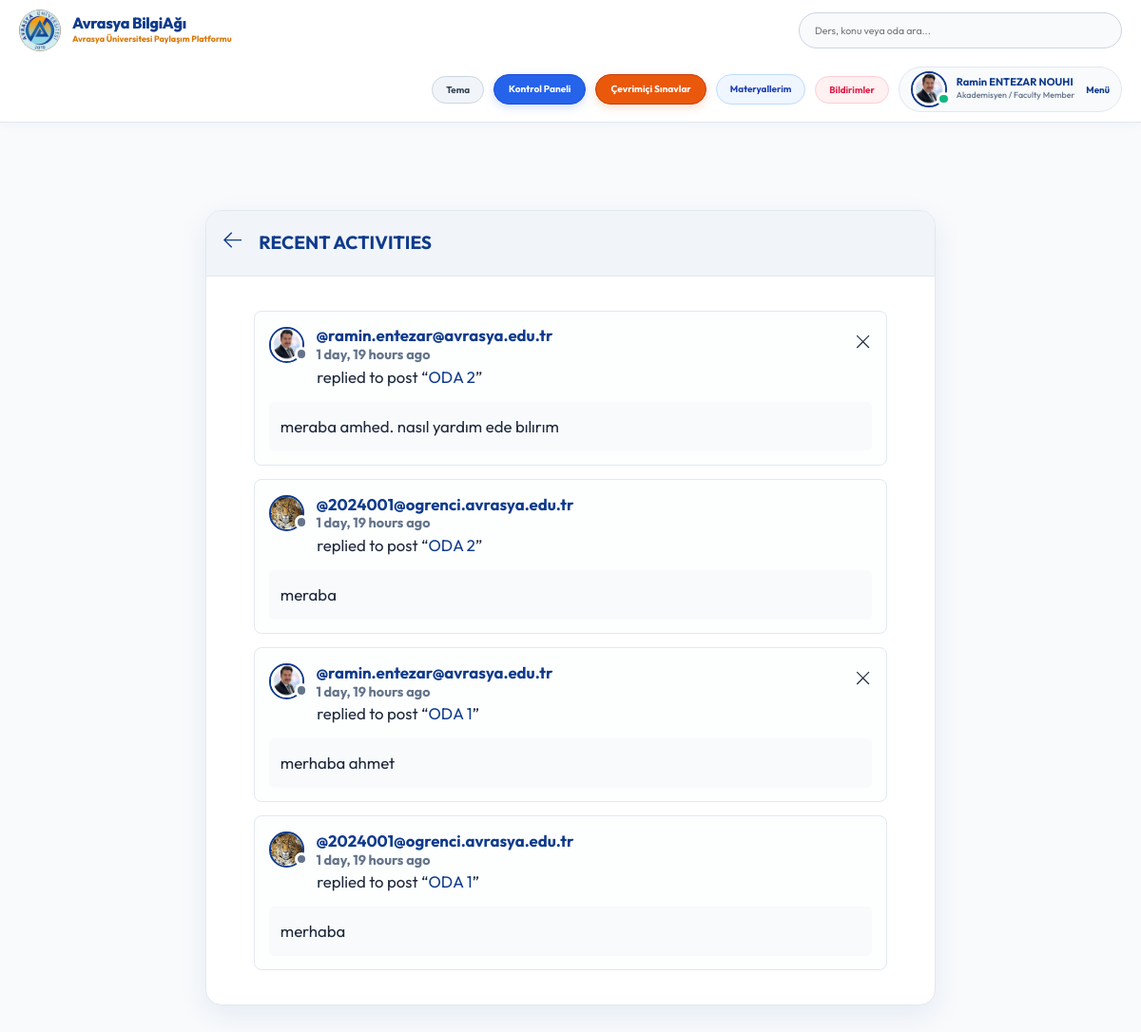
The app's page /activity/ (signed in) with its own data.
### base/models.py (models this page shows, shortened)
class User(AbstractUser):
    name = models.CharField(max_length=200, null=True, verbose_name="Ad Soyad")
    email = models.EmailField(unique=True, null=True, verbose_name="E-Posta Adresi")
    bio = models.TextField(null=True, verbose_name="Hakkımda (Biyografi)")
    avatar = models.ImageField(null=True, default="avatar.svg", verbose_name="Profil Fotoğrafı (Avatar)")
    student_id = models.CharField(max_length=50, null=True, blank=True, verbose_name="Öğrenci / Sicil No")
    department = models.CharField(max_length=100, choices=DEPARTMENT_CHOICES, default='Genel / Diğer', verbose_name="Fakülte / Bölüm")
    role = models.CharField(max_length=20, choices=ROLE_CHOICES, default='student', verbose_name="Akademik Rol")
    github_link = models.URLField(max_length=255, null=True, blank=True, verbose_name="GitHub Profili")
    linkedin_link = models.URLField(max_length=255, null=True, blank=True, verbose_name="LinkedIn Profili")
    objects = CustomUserManager()
    USERNAME_FIELD = 'email'
    REQUIRED_FIELDS = ['username']
    @property
    def unread_notifications_count(self):
        return self.notifications.filter(is_read=False).count()
    @property
    def unread_notifications(self):
        return self.notifications.filter(is_read=False)

class Message(models.Model):
    user = models.ForeignKey(User, on_delete=models.CASCADE)
    room = models.ForeignKey(Room, on_delete=models.CASCADE)
    body = models.TextField()
    is_verified_answer = models.BooleanField(default=False, verbose_name="Öğretim Üyesi Onaylı Cevap")
    updated = models.DateTimeField(auto_now=True)
    created = models.DateTimeField(auto_now_add=True)
    class Meta:
        ordering = ['-updated', '-created']

class Room(models.Model):
    host = models.ForeignKey(User, on_delete=models.SET_NULL, null=True)
    topic = models.ForeignKey(Topic, on_delete=models.SET_NULL, null=True, verbose_name="Bölüm / Akademik Konu")
    name = models.CharField(max_length=200, verbose_name="Çalışma Odası Adı")
    course_code = models.CharField(max_length=50, null=True, blank=True, verbose_name="Ders Kodu (örn: CENG201)")
    room_type = models.CharField(max_length=20, choices=ROOM_TYPE_CHOICES, default='general', verbose_name="Oda Türü")
    description = models.TextField(null=True, blank=True, verbose_name="Oda Açıklaması")
    participants = models.ManyToManyField(
        User, related_name='participants', blank=True)
    updated = models.DateTimeField(auto_now=True)
    created = models.DateTimeField(auto_now_add=True)
    class Meta:
        ordering = ['-updated', '-created']
    def __str__(self):
        return self.name

### base/views.py (the view, shortened to what this page needs)
# urls.py: path('activity/', views.activityPage, name="activity"),
@login_required(login_url='login')
def activityPage(request):
    room_messages = Message.objects.all()
    return render(request, 'base/activity.html', {'room_messages': room_messages})

### base/templates/base/activity.html
{% extends 'main.html' %}
{% block content %}
<main class="layout">
  <div class="container">
    <div class="layout__box">
      <div class="layout__boxHeader">
        <div class="layout__boxTitle">
          <a href="{% url 'home' %}">
            <svg version="1.1" xmlns="http://www.w3.org/2000/svg" width="32" height="32" viewBox="0 0 32 32">
              <title>arrow-left</title>
              <path
                d="M13.723 2.286l-13.723 13.714 13.719 13.714 1.616-1.611-10.96-10.96h27.625v-2.286h-27.625l10.965-10.965-1.616-1.607z">
              </path>
              </path>
            </svg>
          </a>
          <h3>Recent Activities</h3>
        </div>
      </div>
      <div class="activities-page layout__body">
        {% for message in room_messages %}
        <div class="activities__box">
          <div class="activities__boxHeader roomListRoom__header">
            <a href="{% url 'user-profile' message.user.id %}" class="roomListRoom__author">
              <div class="avatar avatar--small">
                <img src="{{message.user.avatar.url}}" />
              </div>
              <p>
                @{{message.user}}
                <span>{{message.created|timesince}} ago</span>
              </p>
            </a>
            {% if request.user == message.user %}
            <div class="roomListRoom__actions">
              <a href="{% url 'delete-message' message.id %}">
                <svg version="1.1" xmlns="http://www.w3.org/2000/svg" width="32" height="32" viewBox="0 0 32 32">
                  <title>remove</title>
                  <path
                    d="M27.314 6.019l-1.333-1.333-9.98 9.981-9.981-9.981-1.333 1.333 9.981 9.981-9.981 9.98 1.333 1.333 9.981-9.98 9.98 9.98 1.333-1.333-9.98-9.98 9.98-9.981z">
                  </path>
                </svg>
              </a>
            </div>
            {% endif %}
          </div>
          <div class="activities__boxContent">
            <p>replied to post “<a href="{% url 'room' message.room.id %}">{{message.room}}</a>”</p>
            <div class="activities__boxRoomContent">
              {{message.body}}
            </div>
          </div>
        </div>
        {% endfor %}
      </div>
    </div>
  </div>
</main>
{% endblock content %}

### templates/navbar.html (shortened to what this page needs)
{% load static %}
<header class="header header--loggedIn" style="background: #ffffff; border-bottom: 1px solid #e2e8f0; padding: 10px 0; position: sticky; top: 0; z-index: 999; box-shadow: 0 2px 10px rgba(15, 59, 140, 0.04);">
    <div class="container" style="display: flex; justify-content: space-between; align-items: center; gap: 16px; flex-wrap: wrap; width: 100%; max-width: 1400px; margin: 0 auto; padding: 0 20px;">
        <a href="{% url 'home' %}" class="header__logo" style="display: flex; align-items: center; gap: 12px; text-decoration: none; flex-shrink: 0;">
            <img src="{% static 'images/avrasya_logo.png' %}" alt="Avrasya University Logo" style="width: 44px; height: 44px; object-fit: contain; background: transparent; border: none; border-radius: 50%; flex-shrink: 0;" />
            <div style="white-space: nowrap;">
                <h1 style="margin: 0; font-weight: 800; font-size: 1.35rem; color: #0f3b8c; letter-spacing: -0.3px; line-height: 1.2; white-space: nowrap !important;">Avrasya BilgiAğı</h1>
                <span style="font-size: 0.75rem; color: #d97706; font-weight: 700; display: block; white-space: nowrap !important;">Avrasya Üniversitesi Paylaşım Platformu</span>
            </div>
        </a>
        <form class="header__search" method="GET" action="{% url 'home' %}" style="flex: 1 1 220px; max-width: 340px; margin: 0;">
            <div style="background: #f8fafc; border: 1px solid #cbd5e1; border-radius: 50px; padding: 6px 16px; display: flex; align-items: center; gap: 10px; width: 100%; height: 38px;">
                <input name="q" placeholder="Ders, konu veya oda ara..." style="background: transparent; border: none; outline: none; width: 100%; font-size: 0.88rem; color: #1e293b; padding: 0;" />
            </div>
        </form>
        <nav class="header__menu" style="display: flex; align-items: center; gap: 10px; flex-shrink: 0; margin-left: auto;">
            <button id="themeToggleBtn" onclick="toggleTheme()" title="Gece / Gündüz Modu" style="background: #f1f5f9; border: 1px solid #cbd5e1; padding: 7px 14px; border-radius: 50px; display: flex; align-items: center; justify-content: center; cursor: pointer; font-size: 0.82rem; font-weight: 700; transition: all 0.2s ease; color: #334155; flex-shrink: 0;">
                Tema
            </button>
            {% if request.user.is_authenticated %}
            <a href="{% url 'dashboard' %}" style="display: inline-flex; align-items: center; gap: 6px; background: #2563eb; color: #ffffff; border: 1px solid #1d4ed8; padding: 7px 15px; border-radius: 50px; font-weight: 700; font-size: 0.84rem; text-decoration: none; white-space: nowrap; box-shadow: 0 3px 10px rgba(37, 99, 235, 0.2); flex-shrink: 0;">
                Kontrol Paneli
            </a>
            {% endif %}
            <a href="{% url 'quizzes' %}" style="display: inline-flex; align-items: center; gap: 6px; background: #ea580c; color: #ffffff; border: 1px solid #c2410c; padding: 7px 15px; border-radius: 50px; font-weight: 700; font-size: 0.84rem; text-decoration: none; white-space: nowrap; box-shadow: 0 3px 10px rgba(234, 88, 12, 0.2); flex-shrink: 0;">
                Çevrimiçi Sınavlar
            </a>
            {% if request.user.is_authenticated %}
            <a href="{% url 'saved-resources' %}" title="Kaydedilen Materyallerim" style="display: flex; align-items: center; justify-content: center; background: #eff6ff; border: 1px solid #bfdbfe; color: #1e40af; padding: 7px 14px; border-radius: 50px; text-decoration: none; font-size: 0.82rem; font-weight: 700; flex-shrink: 0;">
                Materyallerim
            </a>
            <div style="position: relative; flex-shrink: 0;">
                <button onclick="const m=document.getElementById('notifModal'); m.style.display = m.style.display === 'none' ? 'block' : 'none';" title="Bildirimler" style="background: #fff1f2; border: 1px solid #fecdd3; color: #e11d48; padding: 7px 14px; border-radius: 50px; cursor: pointer; font-size: 0.82rem; font-weight: 700; display: flex; align-items: center; gap: 6px; position: relative;">
                    Bildirimler
                </button>
            </div>
            <div class="header__user" style="display: flex; align-items: center; gap: 12px; background: #f8fafc; border: 1px solid #e2e8f0; padding: 4px 12px; border-radius: 50px; flex-shrink: 0;">
                <a href="{% url 'update-user' %}" style="display: flex; align-items: center; gap: 10px; text-decoration: none;">
                    <div class="avatar avatar--medium active">
                        <img src="{{request.user.avatar.url}}" style="width: 34px; height: 34px; border-radius: 50%; object-fit: cover;" />
                    </div>
                    <div>
                        <p style="margin: 0; font-weight: 700; color: #0f3b8c; line-height: 1.2; font-size: 0.92rem; white-space: nowrap;">{{request.user.name|default:request.user.username}}</p>
                        <span style="font-size: 0.74rem; color: #64748b; font-weight: 500; display: block; white-space: nowrap;">{{request.user.get_role_display}}</span>
                    </div>
                </a>
                <button class="dropdown-button" style="background: transparent; border: none; cursor: pointer; font-weight: 700; color: #0f3b8c; font-size: 0.82rem;">
                    Menü
                </button>
            </div>
            {% endif %}
        </nav>
    </div>
</header>

### records on screen
User: user.avatar (picture), user.name "Ramin ENTEZAR NOUHI", user.role "Akademisyen / Faculty Member"
Message: user.avatar (picture), user "ramin.entezar@avrasya.edu.tr", created "1 day, 19 hours", room "ODA 2", body "meraba amhed. nasıl yardım ede bılırım"
Message: user.avatar (picture), user "2024001@ogrenci.avrasya.edu.tr", created "1 day, 19 hours", room "ODA 2", body "meraba"
Message: user.avatar (picture), user "ramin.entezar@avrasya.edu.tr", created "1 day, 19 hours", room "ODA 1", body "merhaba ahmet"
Message: user.avatar (picture), user "2024001@ogrenci.avrasya.edu.tr", created "1 day, 19 hours", room "ODA 1", body "merhaba"
